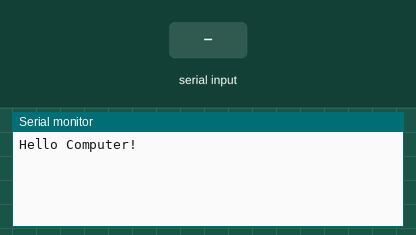
Simulated run of this sketch. Board: Arduino Uno, built with avr-gcc and run on an emulated ATmega328P. Parts: the last lines printed to the serial monitor. Inputs (shaded band) come from the test bench.

Above: at 1.2 s.
1.3 s: "1" received over the second serial link
At 1.7 s:
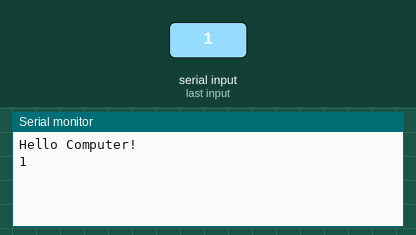
2.8 s: "0" received over the second serial link
At 4.1 s:
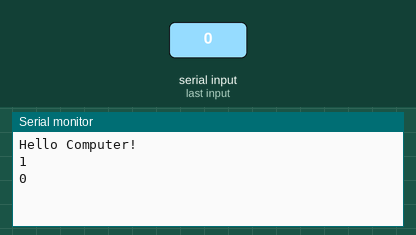

The sketch:

BasicCommsUnobest.ino
```cpp
#include <SoftwareSerial.h>

SoftwareSerial mySerial(2,3); // RX, TX
int button = 13;
char inByte = '1';

void setup()
{
  // Open serial communications with computer and wait for port to open:
  Serial.begin(9600);

  // Print a message to the computer through the USB
  Serial.println("Hello Computer!");

  // Open serial communications with the other Arduino board
  mySerial.begin(9600);

  // Send a message to the other Arduino board
  mySerial.print("Hello other Arduino!");

}

void loop() // run over and over
{
if(Serial.available()){
  mySerial.write(Serial.read());
}
if(mySerial.available()){
  Serial.write(mySerial.read());
  delay(2);
  if(!mySerial.available()){
    Serial.println();
  }
}
}
```

Measured:
- after the input at 1.3 s, the serial monitor: prints a new line at once (image 1)
- after the input at 2.8 s, the serial monitor: prints a new line at once (image 2)
